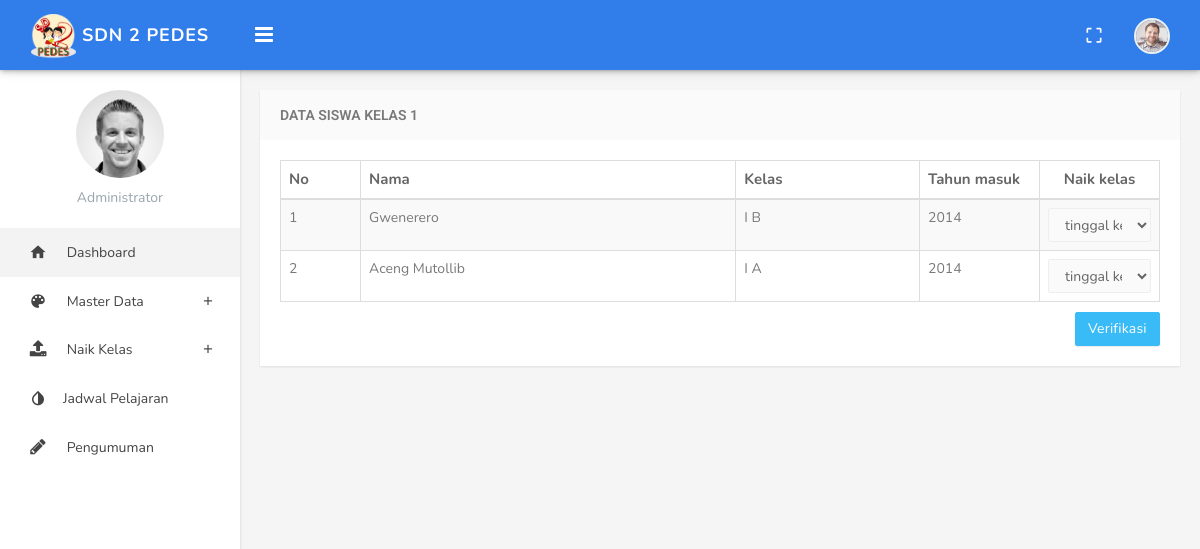
The page /index.php/admin/naikkelas/kelas1 on the database its author committed.
### tables this page shows
CREATE TABLE `siswa` (
  `nis` varchar(15) NOT NULL,
  `nama` varchar(30) NOT NULL,
  `jk` enum('L','P') NOT NULL,
  `ttl` varchar(30) NOT NULL,
  `id_kelas` int(5) NOT NULL,
  `th_masuk` varchar(15) NOT NULL,
  `nope` varchar(15) NOT NULL,
  `alamat` varchar(50) NOT NULL
);

CREATE TABLE `ruang_kelas` (
  `id` int(5) NOT NULL,
  `nama_ruangan` varchar(6) NOT NULL,
  `jumlah_siswa` int(2) NOT NULL,
  `status` int(11) NOT NULL
);

### application/controllers/admin/Naikkelas.php (called while the page is built, shortened)
<?php
class Naikkelas extends CI_Controller
{
    public function kelas1()
	{
        $data['siswa']= $this->db->select('siswa.*, ruang_kelas.nama_ruangan as kelas')->from('siswa')->join('ruang_kelas','ruang_kelas.id=siswa.id_kelas')->where('ruang_kelas.status',1)->get()->result();
        $stat = $this->db->select('status')->from('ruang_kelas')->where('ruang_kelas.id',1)->get()->row();
        $id = $stat->status;
        $data['naik']= $this->db->select('*')->from('ruang_kelas')->where('ruang_kelas.status',$id+1)->get()->result();
        $this->load->view('admin/naikkelas/kelas1',$data);
    }
}

### index.php (called while the page is built, shortened)
<?php
require_once BASEPATH.'core/CodeIgniter.php';

### application/views/admin/naikkelas/kelas1.php (the view, shortened to what this page needs)
<!DOCTYPE html>
<html>
<head>
</head>
<body class="fixed-left">
    <div id="wrapper">
        <div class="content-page">
			<div class="content">
				<div class="container">
					<div class="row">
						<div class="col-md-12">
							<div class="panel panel-default">
								<div class="panel-heading">
									<h3 class="panel-title">Data Siswa Kelas 1</h3>
								</div>
								<div class="panel-body">
									<form action="<?= base_url()."admin/naikkelas/simpan" ?>" method="POST">
										<table width="100%" class="table table-striped table-bordered" id="tabeldata">
											<thead>
												<tr>
													<th width="80">No</th>
													<th >Nama</th>
													<th>Kelas</th>
													<th width="120">Tahun masuk</th>
													<th width="120"><center>Naik kelas</center></th>
												</tr>
											</thead>
											<tbody>
											<?php $no = 1; ?>
												<?php foreach($siswa as $sw) : ?>
													<tr class="gradeX">
														<td><?= $no++;?> </td>
														<td><?= $sw->nama; ?></td>
														<td><?= $sw->kelas; ?></td>
														<td><?= $sw->th_masuk; ?></td>
														<td >
														<select name="kelas[]" class="form-control">
														<option value="<?= $sw->id_kelas; ?>">tinggal kelas</option>
														</select></td>
													</tr>
												<?php endforeach; ?>
											</tbody>
										</table>
										<button type="submit" class="btn btn-info waves-effect waves-light pull-right">Verifikasi</button>
									</form>
								</div>
							</div>
						</div>
						</div>
					</div>
				</div>
			</div>
		</div>
</body>
</html>

### assets/blue/css/waves-effect.css (style rules this page uses)
.waves-effect { position: relative; cursor: pointer; display: inline-block; overflow: hidden; -webkit-user-select: none; -moz-user-select: none; -ms-user-select: none; user-select: none; -webkit-tap-highlight-color: transparent; vertical-align: middle; z-index: 1; will-change: opacity, transform; -webkit-transition: all 0.3s ease-out; -moz-transition: all 0.3s ease-out; -o-transition: all 0.3s ease-out; -ms-transition: all 0.3s ease-out; transition: all 0.3s ease-out; }

### assets/blue/css/style.css (style rules this page uses)
body { background: #f5f5f5; margin: 0; -webkit-text-size-adjust: 100%; font-family: 'Nunito', sans-serif; }
h1, h2, h3, h4, h5, h6 { margin: 10px 0; }
h3 { line-height: 30px; }
h1, h2, h3, h4, h5, h6 { font-family: 'Roboto', sans-serif; color: #505458; }
* { outline: none !important; }
.container { width: auto; }
#wrapper { width: 100%; height: 100%; position: relative; overflow: hidden; }
.row { margin-right: -10px; margin-left: -10px; }
.col-lg-1, .col-lg-10, .col-lg-11, .col-lg-12, .col-lg-2, .col-lg-3, .col-lg-4, .col-lg-5, .col-lg-6, .col-lg-7, .col-lg-8, .col-lg-9, .col-md-1, .col-md-10, .col-md-11, .col-md-12, .col-md-2, .col-md-3, .col-md-4, .col-md-5, .col-md-6, .col-md-7, .col-md-8, .col-md-9, .col-sm-1, .col-sm-10, .col-sm-11, .col-sm-12, .col-sm-2, .col-sm-3, .col-sm-4, .col-sm-5, .col-sm-6, .col-sm-7, .col-sm-8, .col-sm-9, .col-xs-1, .col-xs-10, .col-xs-11, .col-xs-12, .col-xs-2, .col-xs-3, .col-xs-4, .col-xs-5, .col-xs-6, .col-xs-7, .col-xs-8, .col-xs-9 { padding-left: 10px; padding-right: 10px; }
.panel { border: none; border-radius: 0px; margin-bottom: 20px; -webkit-box-shadow: 0px 1px 2px 0px rgba(0,0,0,0.1); -moz-box-shadow: 0px 1px 2px 0px rgba(0,0,0,0.1); box-shadow: 0px 1px 2px 0px rgba(0,0,0,0.1); }
.panel .panel-body { padding: 20px; }
.panel-heading { border-radius: 0; border: none !important; padding: 10px 20px; }
.panel-default>.panel-heading { color: #797979; background-color: #fafafa; border-bottom: none; }
.panel-title { font-size: 14px; text-transform: uppercase; font-weight: 600; margin-bottom: 0; margin-top: 0; }
.btn { border-radius: 2px; font-family: 'Nunito', sans-serif; letter-spacing: 0.2px; opacity: 0.93; -webkit-box-shadow: 0px 1px 2px 0px rgba(0,0,0,0.1); -moz-box-shadow: 0px 1px 2px 0px rgba(0,0,0,0.1); box-shadow: 0px 1px 2px 0px rgba(0,0,0,0.1); }
.btn-primary,.btn-success,.btn-info,.btn-warning,.btn-danger,.btn-inverse,.btn-purple,.btn-pink { color: #FFFFFF !important; }
.btn-info,.btn-info:hover,.btn-info:focus,.btn-info:active, .btn-info.active, .btn-info.focus, .btn-info:active, .btn-info:focus, .btn-info:hover, .open>.dropdown-toggle.btn-info { background-color: #29b6f6; border: 1px solid #29b6f6; }
.form-control { background-color: #fafafa; color: rgba(0,0,0,0.6); font-size: 14px; -webkit-border-radius: 2px; -moz-border-radius: 2px; border-radius: 2px; -webkit-box-shadow: inset 0 1px 2px rgba(0,0,0,0.1); -moz-box-shadow: inset 0 1px 2px rgba(0,0,0,0.1); box-shadow: inset 0 1px 2px rgba(0,0,0,0.1); border: 1px solid #eee; box-shadow: none; }
.content-page { margin-left: 240px; overflow: hidden; position: relative; min-height: 940px; }
.content-page > .content { margin-top: 70px; margin-bottom: 60px; padding: 20px 5px 15px 5px; position: relative; }
.table { margin-bottom: 10px; }
tbody { color: #797979; }
th { font-size: 15px; color: #666; }

### rows shown on the page
siswa: nama "Gwenerero", ruang_kelas.nama_ruangan "I B", th_masuk "2014"
siswa: nama "Aceng Mutollib", ruang_kelas.nama_ruangan "I A", th_masuk "2014"
